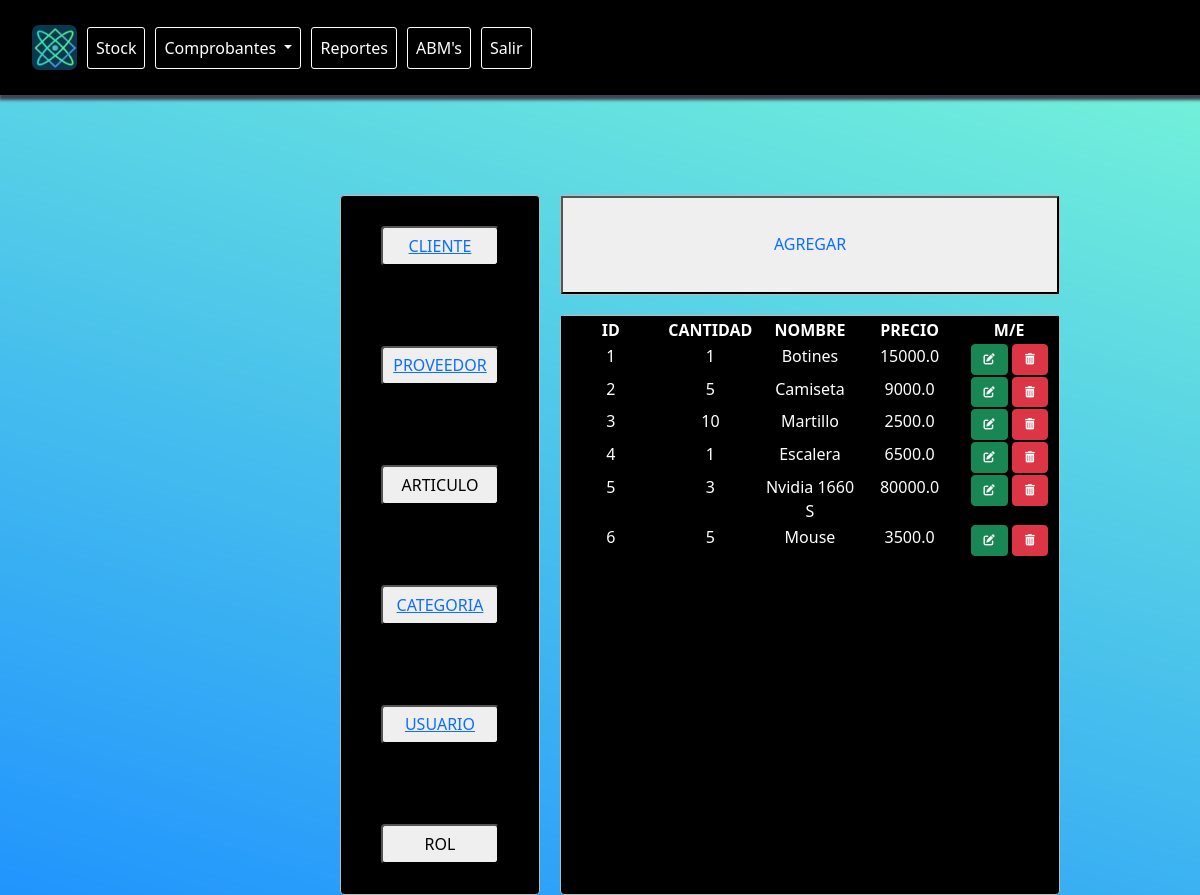
Before: /abm/abmarticulo/ (signed in) with the older database file.
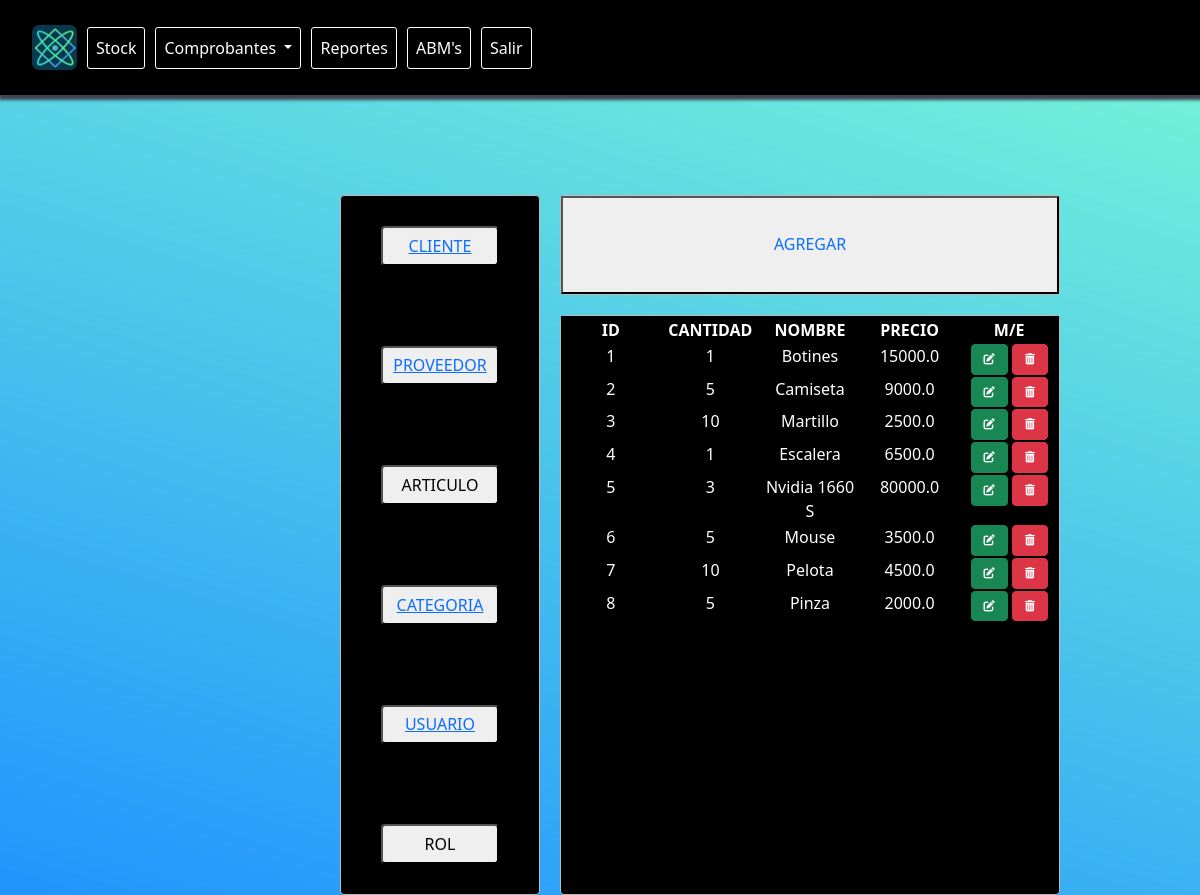
After: the same page with the newer database file.
### AppArticulos/models.py (models this page shows, shortened)
class Articulo(models.Model):
    id_articulo=models.IntegerField(primary_key = True)
    nombre=models.CharField('Nombre', max_length=50)
    categoria=models.ForeignKey(Categoria, on_delete=models.CASCADE)
    precio=models.FloatField('Precio')
    disponibilidad=models.BooleanField(default=True)
    cantidad=models.IntegerField('Cantidad')
    created=models.DateTimeField(auto_now_add=True)
    updated=models.DateTimeField(auto_now_add=True)
    class Meta:
        verbose_name="Articulo"
        verbose_name_plural="Articulos"

### AppABM/views.py (the view)
# urls.py: path('abmarticulo/', views.abmarticulo, name="abmarticulo"),
@login_required
def abmarticulo(request):
    articulo = Articulo.objects.all()
    return render(request, "AppABM/abmarticulo.html", {"art":articulo})

### AppABM/templates/AppAbm/abmarticulo.html
{% extends "base/base.html" %}
{% load static %}
{% block content %}
<div class="todo">
    <div class="cuadrado">
        <div class="cuadro uno">
            <button type="button" class="botonesabm uno">
                <a href="{% url 'Abm' %}">CLIENTE</a>
            </button>
            <button type="button" class="botonesabm">
                <a href="{% url 'abmproveedor' %}">PROVEEDOR</a>
            </button>
            <button type="button" class="botonesabm">
                ARTICULO
            </button>
            <button type="button" class="botonesabm">
                <a href="{% url 'abmcategoria' %}">CATEGORIA</a>
            </button>
            <button type="button" class="botonesabm">
                <a href="{% url 'abmusuario' %}">USUARIO</a>
            </button>
            <button type="button" class="botonesabm">
                ROL
            </button>
        </div>
        <div class="cuadrado dos">
            <div class="cuadro dos">
                <button type="button" class="botonagregar">
                    <a class="nav-link stock {% if '/agregar/' in request.path %} active {% endif %} prueba" aria-current="page" href="{% url 'agregar_articulo' %}"> AGREGAR</a>
                </button>
            </div>
            <div class="cuadro tres">
                <table>
                    <thead class="headtabledosar">
                        <tr>
                            <th class="titulotablaar">ID</th>
                            <th class="titulotablaar">CANTIDAD</th>
                            <th class="titulotablaar">NOMBRE</th>
                            <th class="titulotablaar">PRECIO</th>
                            <th class="titulotablaar">M/E</th>
                        </tr>
                    </thead>
                    <tbody>
                        {% if art %}
                            {% for articulos in art %}
                            <tr class="articulosabm">
                                <td class="contenidotablaar">{{ articulos.id_articulo }}</td>
                                <td class="contenidotablaar">{{ articulos.cantidad }}</td>
                                <td class="contenidotablaar">{{ articulos.nombre }}</td>
                                <td class="contenidotablaar">{{ articulos.precio }}</td>
                                <td class="contenidotablaar">
                                    <a href="{% url 'modificar_articulo' articulos.id_articulo %}" class="btn btn-success" style="font-size: 70%;"><i class="fa-solid fa-pen-to-square"></i></a>
                                    <a href="{% url 'modificar_cliente' articulos.id_articulo %}" class="btn btn-danger" style="font-size: 70%;"><i class="fa-solid fa-trash-can"></i></a>
                                </td>
                            </tr>
                            {% endfor %}
                        {% endif %}
                    </tbody>
                </table>
            </div>
        </div>
    </div>
</div>
{% endblock %}

### templates/base/base.html (shortened to what this page needs)
<!doctype html>
<html lang="en">
  <head>
    {% load bootstrap4 %}
    {% bootstrap_css %}
    {% load static %}
    <link href="https://cdn.jsdelivr.net/npm/bootstrap@5.1.3/dist/css/bootstrap.min.css" rel="stylesheet">
    <link href="{% static 'base/css/styles.css' %}" rel="stylesheet">
    <link rel="stylesheet" href="https://cdnjs.cloudflare.com/ajax/libs/font-awesome/6.1.1/css/all.min.css">
  </head>
  <body class="bodybase">
    {% block nav-bar %}
    <nav class="navbar navbar-expand-lg navbar-light bg-light" style="box-shadow: 2px 2px 3px 3px #3F4450">
      <div class="container-fluid">
        <a class="navbar-brand zz" href="{% url 'Home' %}"><img src="/static/base/img/logoge.png" class="logo" alt="Logo"></a>
        <div class="collapse navbar-collapse" id="navbarSupportedContent">
          <ul class="navbar-nav me-auto mb-2 mb-lg-0">
            <li class="nav-item">
              <a class="nav-link active zz yy" aria-current="page" href="{% url 'Stock' %}">Stock</a>
            </li>
            <li class="nav-item dropdown">
              <a class="nav-link dropdown-toggle zz yy" href="#" id="navbarDropdown" role="button" data-bs-toggle="dropdown" aria-expanded="false">
                Comprobantes
              </a>
            </li>
            <li class="nav-item">
              <a class="nav-link zz yy" href="{% url 'Reportes' %}">Reportes</a>
            </li>
            <li class="nav-item">
              <a class="nav-link zz yy" href="{% url 'Abm' %}">ABM's</a>
            </li>
            <li class="nav-item" style="float: right">
              <a class="nav-link zz yy" href="{% url 'logout' %}">Salir</a>
            </li>
          </ul>
        </div>
      </div>
    </nav>
    {% endblock %}
    {% block content %}
    {% endblock %}
  </body>
</html>

### static/base/css/styles.css (style rules this page uses)
.navbar.navbar-expand-lg.navbar-light.bg-light { padding: 20px; background-color: black !important; }
.zz { margin-right: 10px; color: white !important; }
.yy { border: solid 1px white; border-radius: 3px; }
.bodybase { background: url("/static/base/img/back2.jpg") no-repeat fixed; }
.logo { width: 45px; height: 45px; border-radius: 7px; }
.nav-link.stock { display: inline-block; width: 100%; height: 100%; margin-top: 25px; }
.todo { margin-right: auto; margin-left: auto; }
.cuadrado { margin-top: 100px; display: grid; grid-gap: 20px; grid-template-columns: 45% 50%; }
.botonesabm { margin-left: auto; margin-right: auto; width: 60%; height: 40%; border-radius:4px; }
.cuadrado.dos { display: inline-block; display: grid; grid-gap: 20px; grid-template-columns: 1fr; margin-top: 0px; }
.cuadro { border-radius:4px; border:1px solid #bbb; display: inline-block; display: grid; grid-gap: 20px; }
.cuadro.uno { background-color: black; text-align: center; width: 200px; height: 700px; margin-left: auto; align-items: center; }
.cuadro.dos { background-color: black; text-align: center; width: 500px; height: 100px; }
.cuadro.tres { background-color: black; text-align: center; width: 500px; height: 580px; }
.articulosabm { color: white; display: flex; }
.headtabledosar { background-color: black; color: white; }
.titulotablaar { display: inline-block; width: 20%; }
.contenidotablaar { display: inline-block; width: 20%; }

Changed rows visible on the page:
added Articulo: id_articulo "7", cantidad "10", nombre "Pelota", precio "4500.0"
added Articulo: id_articulo "8", cantidad "5", nombre "Pinza", precio "2000.0"
